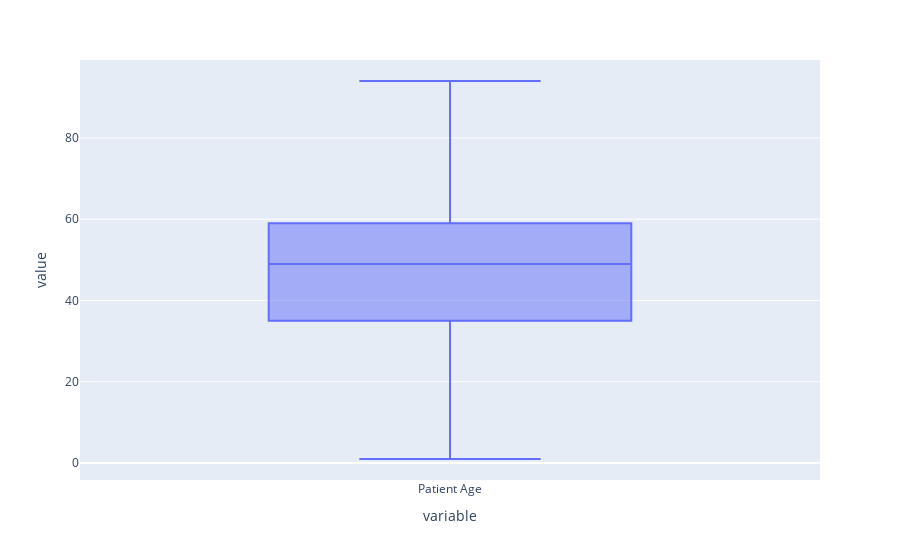

The notebook cell saved with this chart:
### Code cell
sample_labels['Patient Age'].apply(lambda x : int(x[1:3])).plot.box()

### Figure 1 — Plotly figure (JSON) as saved in the notebook; plotly's stock layout.template omitted (floating-point values rounded to 4 significant figures; data arrays with more than 128 entries replaced by an {"elided": "..."} marker saying what was removed)
{"data": [{"alignmentgroup": "True", "hovertemplate": "variable=%{x}<br>value=%{y}<extra></extra>", "legendgroup": "", "marker": {"color": "#636efa"}, "name": "", "notched": false, "offsetgroup": "", "orientation": "v", "showlegend": false, "type": "box", "x": {"elided": "5606 str values"}, "x0": " ", "xaxis": "x", "y": {"elided": "5606 int values"}, "y0": " ", "yaxis": "y"}], "layout": {"boxmode": "group", "legend": {"tracegroupgap": 0}, "margin": {"t": 60}, "xaxis": {"anchor": "y", "domain": [0, 1], "title": {"text": "variable"}}, "yaxis": {"anchor": "x", "domain": [0, 1], "title": {"text": "value"}}}}
